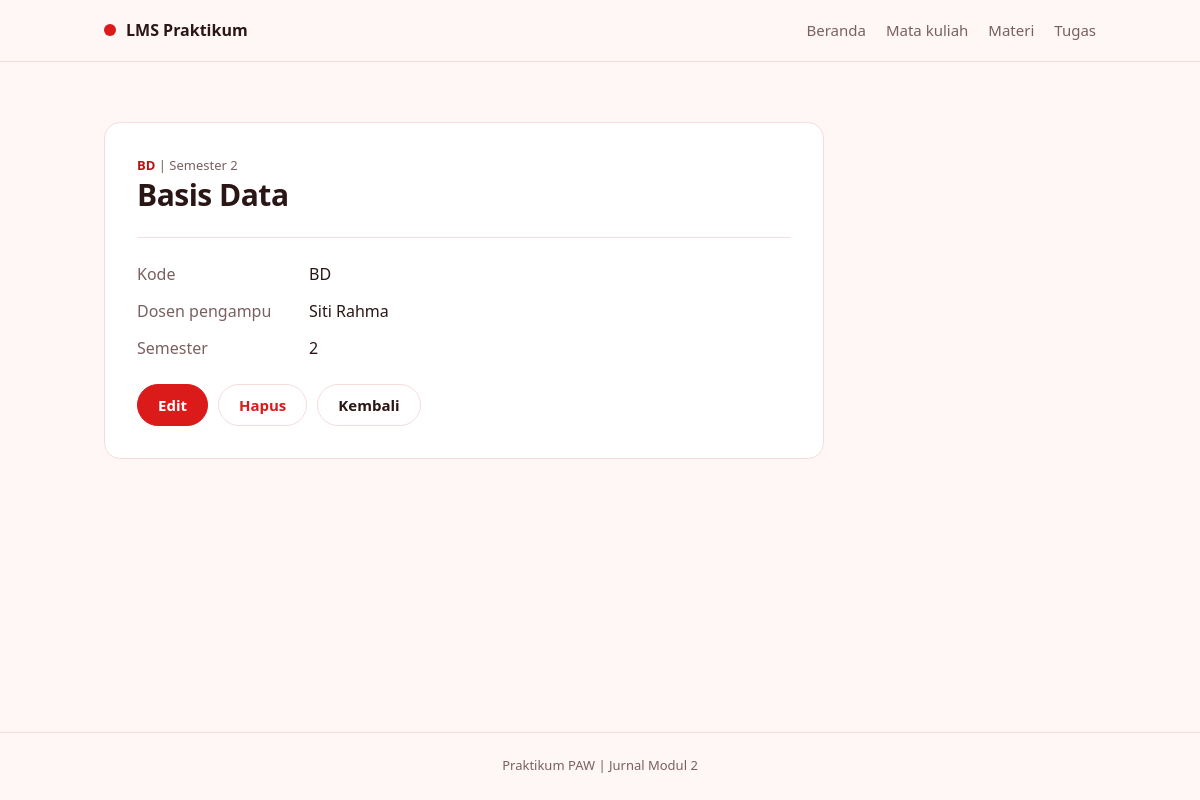
The page /mata_kuliah.php?aksi=detail&id=2 on the database its author committed.
### tables this page shows
CREATE TABLE mata_kuliah (
  id INT UNSIGNED AUTO_INCREMENT PRIMARY KEY,
  kode VARCHAR(20) NOT NULL UNIQUE,
  nama VARCHAR(100) NOT NULL,
  dosen VARCHAR(100) NOT NULL,
  semester TINYINT UNSIGNED NOT NULL
);

### functions.php (called while the page is built, shortened)
<?php
function h($teks)
{
    return htmlspecialchars((string) $teks, ENT_QUOTES, 'UTF-8');
}
function input($sumber, $nama)
{
    if (isset($sumber[$nama]) && is_string($sumber[$nama])) {
        return trim($sumber[$nama]);
    }
    return '';
}
function cari_mata_kuliah($conn, $id)
{
    $stmt = $conn->prepare('SELECT * FROM mata_kuliah WHERE id = ?');
    $stmt->execute([$id]);
    return $stmt->get_result()->fetch_assoc();
}

### mata_kuliah.php (the view, shortened to what this page needs)
<?php
require 'functions.php';
require 'connect.php';
$aksi = input($_GET, 'aksi');
$mk = ['kode' => '', 'nama' => '', 'dosen' => '', 'semester' => ''];
$id = 0;
if ($aksi === 'detail' || $aksi === 'edit' || $aksi === 'hapus') {
    $id = (int) input($_GET, 'id');
    $mk = cari_mata_kuliah($conn, $id);
}
require 'header.php';
?>
<?php if ($aksi === 'daftar'): ?>
    <div class="page-head">
        <div>
            <h1>Mata kuliah</h1>
            <p class="muted">Menampilkan <?= count($daftar_mk) ?> data.</p>
        </div>
        <a class="btn" href="mata_kuliah.php?aksi=tambah">+ Tambah</a>
    </div>
    <form class="toolbar" method="get" action="mata_kuliah.php">
        <input type="text" name="search" placeholder="Cari kode, nama, atau dosen" value="<?= h($search) ?>">
        <button class="btn" type="submit">Cari</button>
        <a class="btn btn-ghost" href="mata_kuliah.php">Reset</a>
    </form>
    <?php if (count($daftar_mk) === 0): ?>
        <p class="empty">Data tidak ditemukan.</p>
    <?php else: ?>
        <div class="card list">
            <?php foreach ($daftar_mk as $baris): ?>
                <div class="list-item">
                    <div>
                        <p class="kicker"><span class="code"><?= h($baris['kode']) ?></span> | Semester <?= (int) $baris['semester'] ?></p>
                        <h2><?= h($baris['nama']) ?></h2>
                        <p class="muted"><?= h($baris['dosen']) ?></p>
                    </div>
                    <div class="actions">
                        <a class="btn btn-sm" href="mata_kuliah.php?aksi=detail&id=<?= (int) $baris['id'] ?>">Detail</a>
                        <a class="btn btn-sm btn-ghost" href="mata_kuliah.php?aksi=edit&id=<?= (int) $baris['id'] ?>">Edit</a>
                    </div>
                </div>
            <?php endforeach ?>
        </div>
    <?php endif ?>
<?php elseif ($aksi === 'detail'): ?>
    <article class="card detail">
        <p class="kicker"><span class="code"><?= h($mk['kode']) ?></span> | Semester <?= (int) $mk['semester'] ?></p>
        <h1><?= h($mk['nama']) ?></h1>
        <dl class="specs">
            <dt>Kode</dt>
            <dd><?= h($mk['kode']) ?></dd>
            <dt>Dosen pengampu</dt>
            <dd><?= h($mk['dosen']) ?></dd>
            <dt>Semester</dt>
            <dd><?= (int) $mk['semester'] ?></dd>
        </dl>
        <div class="actions">
            <a class="btn" href="mata_kuliah.php?aksi=edit&id=<?= $id ?>">Edit</a>
            <a class="btn btn-ghost btn-danger" href="mata_kuliah.php?aksi=hapus&id=<?= $id ?>">Hapus</a>
            <a class="btn btn-ghost" href="mata_kuliah.php">Kembali</a>
        </div>
    </article>
<?php endif ?>
<?php require 'footer.php'; ?>

### styles.css (style rules this page uses)
:root { --merah: #DB1A1A; --merah-tua: #B91414; --latar: #FFF6F6; --putih: #FFFFFF; --merah-muda: #FDE9E9; --garis: #F4DDDD; --teks: #2B1616; --teks-pudar: #7A6060; }
* { box-sizing: border-box; }
body { margin: 0; background: var(--latar); color: var(--teks); font: 16px/1.55 system-ui, -apple-system, "Segoe UI", Roboto, Arial, sans-serif; }
h1, h2, p, dl, dd { margin: 0; }
h1 { font-size: 30px; line-height: 1.2; letter-spacing: -0.5px; overflow-wrap: anywhere; }
.btn { display: inline-block; padding: 11px 20px; border: 1px solid var(--merah); border-radius: 999px; background: var(--merah); color: #fff; font: inherit; font-size: 15px; font-weight: 600; line-height: 1.2; text-align: center; text-decoration: none; cursor: pointer; }
.btn-ghost { background: transparent; border-color: var(--garis); color: var(--teks); }
.btn-danger { color: var(--merah); }
.actions { display: flex; flex-wrap: wrap; gap: 10px; margin-top: 24px; }
.card { background: var(--putih); border: 1px solid var(--garis); border-radius: 16px; }
.form, .detail { max-width: 720px; margin-top: 24px; padding: 32px; }
.kicker { margin-bottom: 2px; color: var(--teks-pudar); font-size: 13px; overflow-wrap: anywhere; }
.code { color: var(--merah-tua); font-weight: 600; }
.specs { display: grid; grid-template-columns: 160px 1fr; gap: 12px; margin-top: 24px; padding-top: 24px; border-top: 1px solid var(--garis); }
.specs dt { color: var(--teks-pudar); }
.specs dd { font-weight: 500; overflow-wrap: anywhere; }
.detail > p { overflow-wrap: anywhere; }

### rows shown on the page
mata_kuliah: kode "BD", semester "2", nama "Basis Data", dosen "Siti Rahma"
